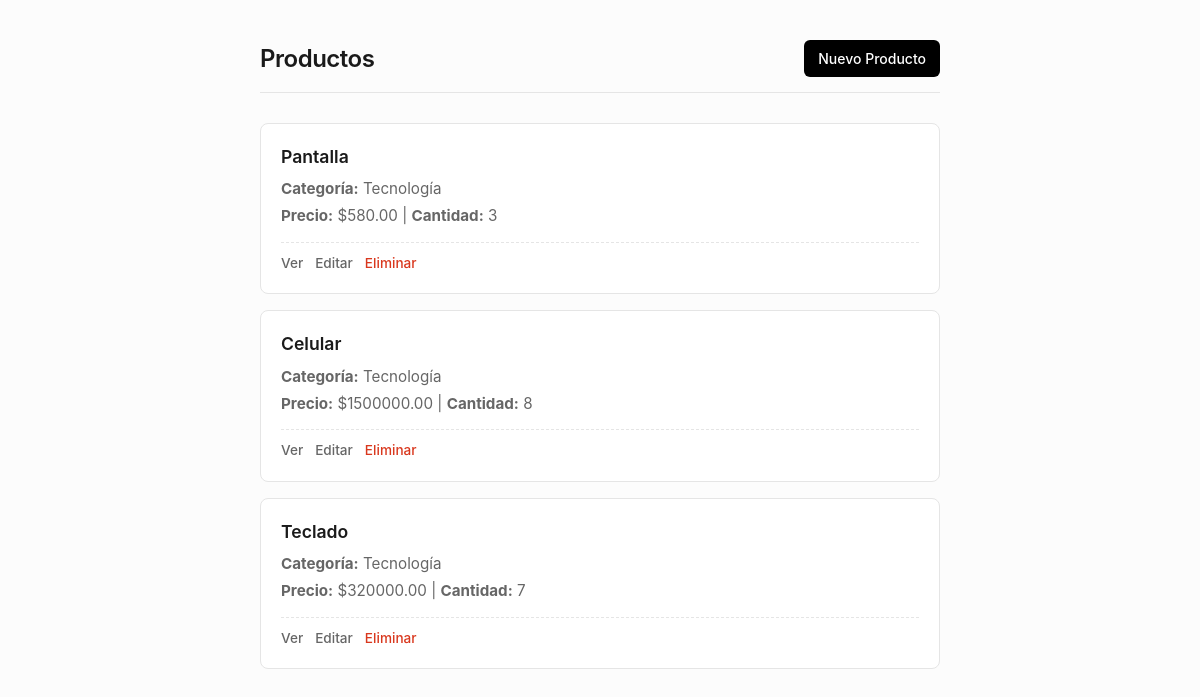
The page /productos/lista/ on the database as committed earlier.
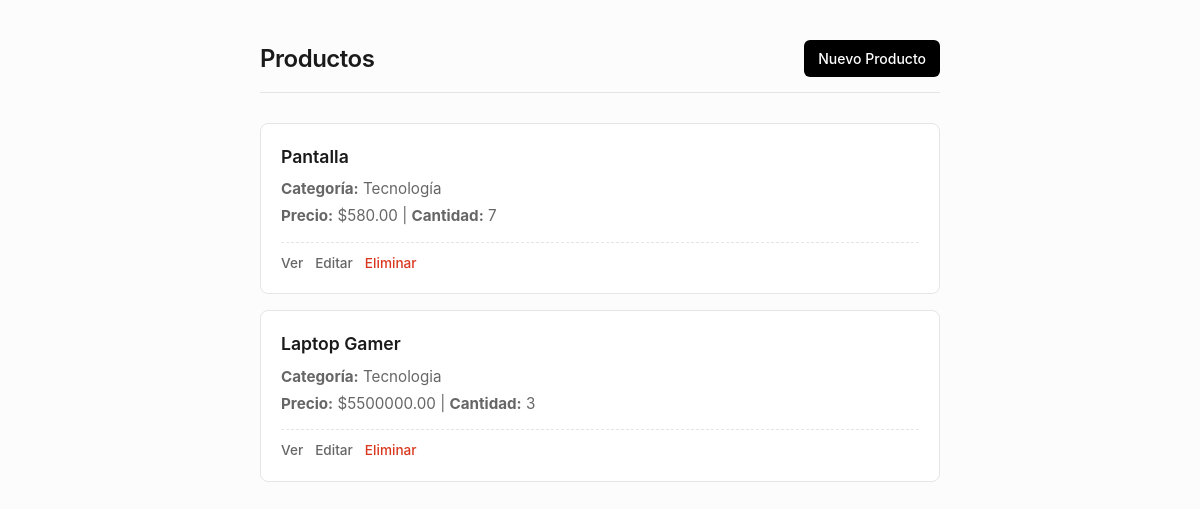
The same page on the database as committed later.
### productos/models.py (models this page shows, shortened)
class producto(models.Model):
    nombre = models.CharField(max_length=100)
    categoria = models.CharField(max_length=100)
    precio = models.DecimalField(max_digits=10, decimal_places=2)
    cantidad = models.IntegerField()
    estado = models.BooleanField()

### productos/views.py (the view)
# urls.py: path("lista/", views.listar),
def listar(request):
    productos = producto.objects.all()
    return render(
        request,
        "lista.html",
        {"productos": productos}
    )

### productos/templates/lista.html (shortened to what this page needs)
<!DOCTYPE html>
<html lang="es">
<head>
</head>
<body>
    <div class="header">
        <h1>Productos</h1>
        <a href="/productos/crear/" class="btn btn-primary">Nuevo Producto</a>
    </div>
    {% for producto in productos %}
        <div class="card">
            <h3>{{ producto.nombre }}</h3>
            <p><strong>Categoría:</strong> {{ producto.categoria }}</p>
            <p><strong>Precio:</strong> ${{ producto.precio }} | <strong>Cantidad:</strong> {{ producto.cantidad }}</p>
            <div class="actions">
                <a href="/productos/detalle/{{ producto.id }}/">Ver</a>
                <a href="/productos/editar/{{ producto.id }}/">Editar</a>
                <a href="/productos/eliminar/{{ producto.id }}/" class="delete">Eliminar</a>
            </div>
        </div>
    {% empty %}
        <div class="empty-state">
            <p>No hay productos registrados.</p>
        </div>
    {% endfor %}
</body>
</html>

### productos/templates/lista.html (style rules this page uses)
:root { --bg-color: #fcfcfc; --card-bg: #ffffff; --text-main: #1a1a1a; --text-muted: #666666; --border-color: #e5e5e5; --accent-color: #000000; --danger-color: #d9381e; }
body { font-family: -apple-system, BlinkMacSystemFont, "Segoe UI", Roboto, Helvetica, Arial, sans-serif; background-color: var(--bg-color); color: var(--text-main); max-width: 680px; margin: 40px auto; padding: 0 20px; line-height: 1.5; }
.header { display: flex; justify-content: space-between; align-items: center; margin-bottom: 30px; padding-bottom: 15px; border-bottom: 1px solid var(--border-color); }
h1 { font-size: 1.5rem; font-weight: 600; margin: 0; letter-spacing: -0.02em; }
.btn { display: inline-block; padding: 8px 14px; border-radius: 6px; font-size: 0.875rem; text-decoration: none; transition: all 0.2s ease; font-weight: 500; }
.btn-primary { background-color: var(--accent-color); color: #ffffff; }
.card { background: var(--card-bg); border: 1px solid var(--border-color); border-radius: 8px; padding: 20px; margin-bottom: 16px; transition: border-color 0.2s ease; }
.card h3 { margin: 0 0 8px 0; font-size: 1.1rem; font-weight: 600; }
.card p { margin: 4px 0; color: var(--text-muted); font-size: 0.95rem; }
.actions { display: flex; gap: 12px; font-size: 0.85rem; margin-top: 14px; padding-top: 10px; border-top: 1px dashed var(--border-color); }
.actions a { color: var(--text-muted); text-decoration: none; font-weight: 500; }
.actions a.delete { color: var(--danger-color); }

Rows that differ between the two databases and show on the page:
removed producto: nombre "Celular", categoria "Tecnología", precio "1500000.00", cantidad "8"
removed producto: nombre "Teclado", categoria "Tecnología", precio "320000.00", cantidad "7"
changed producto "Pantalla": cantidad "3" → "7"
added producto: nombre "Laptop Gamer", categoria "Tecnologia", precio "5500000.00", cantidad "3"
